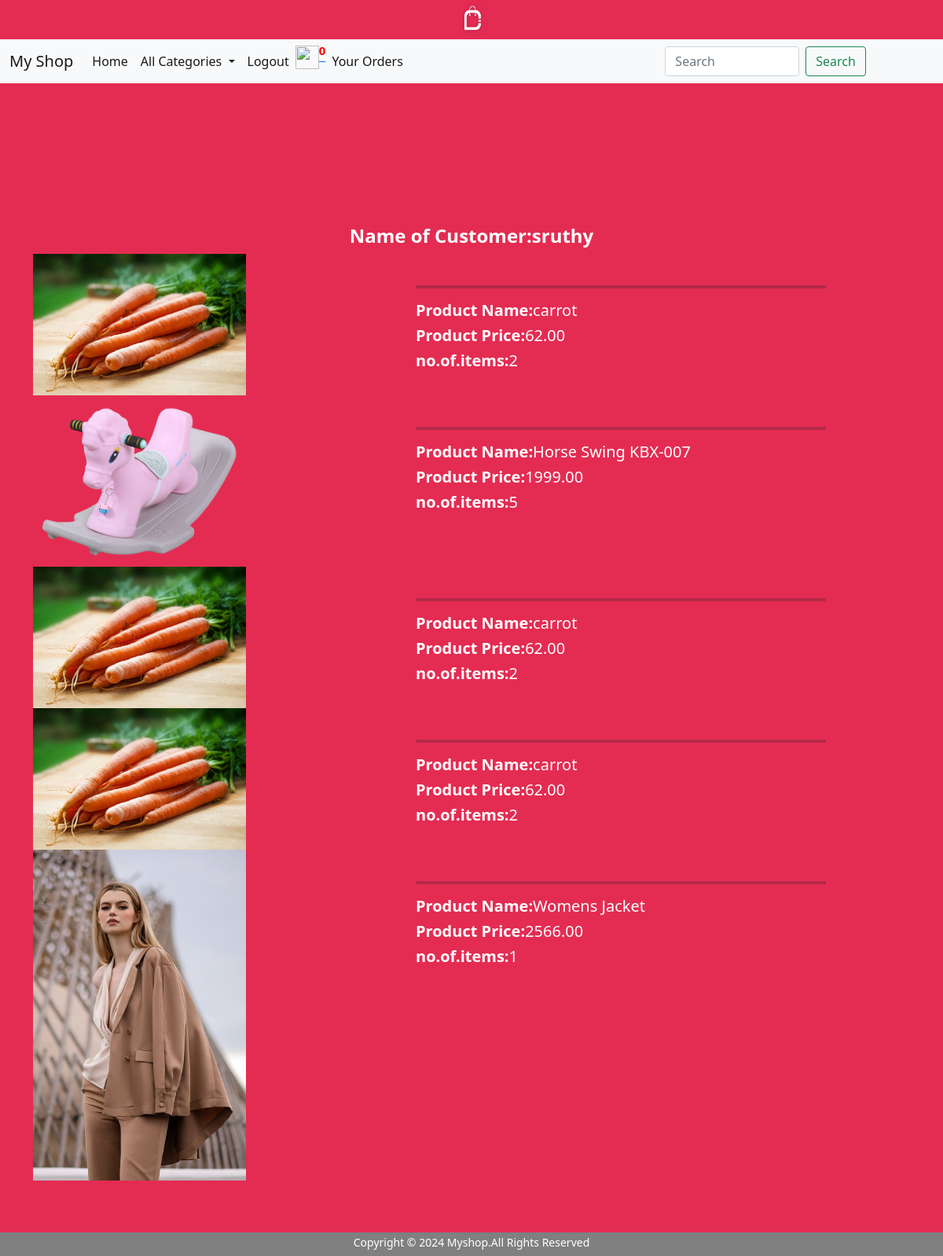
Page /cart/orderview/ (signed in) on the committed database.
### cart/models.py (models this page shows, shortened)
class Order_table(models.Model):
    product=models.ForeignKey(Product,on_delete=models.CASCADE)
    user=models.ForeignKey(User,on_delete=models.CASCADE)
    no_of_items=models.IntegerField()
    phone=models.CharField(max_length=30)
    address=models.TextField()
    pin=models.CharField(max_length=30)
    ordered_date=models.DateTimeField(auto_now_add=True)
    order_id=models.CharField(max_length=100,blank=True)
    payment_status=models.CharField(default="pending",max_length=30)
    delivery_status = models.CharField(default="pending", max_length=30)

### shop/models.py (models this page shows, shortened)
class Product(models.Model):
    name=models.CharField(max_length=20)
    description=models.TextField()
    image=models.ImageField(upload_to='products',null=True,blank=True)
    price=models.DecimalField(max_digits=10,decimal_places=2)
    stock=models.IntegerField()
    available=models.BooleanField(default=True)
    created=models.DateTimeField(auto_now_add=True)  #one time
    updated=models.DateTimeField(auto_now=True)  #change every time we update record
    category=models.ForeignKey(Category,on_delete=models.CASCADE)

### cart/views.py (the view)
# urls.py: path('orderview/', views.orderview, name='orderview'),
@login_required
def orderview(request):
    u=request.user
    orders=Order_table.objects.filter(user=u,payment_status="paid")
    return render(request,'orderview.html',{'orders':orders,'u':u.username})

### cart/context_processors.py (called while the page is built)
def total(request):
    u = request.user
    count=0
    if request.user.is_authenticated:
        try:
            item=Cart.objects.filter(user=u)
            count=item.count()
            print(count)
        except:
            count=0
    return {'count':count}

### shop/context_processors.py (called while the page is built)
def links(request):
    c=Category.objects.all()
    return {'links':c}

### templates/orderview.html
<!DOCTYPE html>
{% extends 'base.html' %}
{% load static %}
{% block content  %}
<div class="container">
    <div class="row" style="margin-top:180px;">
        <h4 class="text-center fw-bold">Name of Customer:{{u}}</h4>
        {% for i in orders %}
        <div class="col-5">
            <img src="{{i.product.image.url}}" width="60%">
        </div>
        <div class="col-6 p-4" style="align-item:center;">
            <hr class="w-100 border border-2 border-dark mx-auto">
            <h5><b>Product Name:</b>{{i.product.name}}</h5>
            <h5><b>Product Price:</b>{{i.product.price}}</h5>
            <h5><b>no.of.items:</b>{{i.no_of_items}}</h5>
        </div>
        {% endfor %}
    </div>
</div>
{% endblock %}

### templates/base.html (shortened to what this page needs)
<!DOCTYPE html>
{% load static %}
<html lang="en">
<head>
    <link href="https://cdn.jsdelivr.net/npm/bootstrap@5.0.2/dist/css/bootstrap.min.css" rel="stylesheet">
    <link rel="stylesheet" href="https://cdnjs.cloudflare.com/ajax/libs/font-awesome/4.7.0/css/font-awesome.min.css">
    <link rel="stylesheet" href="{% static 'css/style.css' %}">
</head>
<body style="background-color:#e42c52;color:white;">
<center><img src="media/images/logo.jpg" height="50px" width="60px"></center>
<nav class="navbar navbar-expand-lg navbar-light bg-light">
  <div class="container-fluid">
    <a class="navbar-brand" href="#">My Shop</a>
    <div class="collapse navbar-collapse" id="navbarSupportedContent">
      <ul class="navbar-nav me-auto mb-2 mb-lg-0">
        <li class="nav-item">
          <a class="nav-link active" aria-current="page" href="#">Home</a>
        </li>
        <li class="nav-item dropdown">
          <a class="nav-link active dropdown-toggle" href="#" id="navbarDropdown" role="button" data-bs-toggle="dropdown" aria-expanded="true">
            All Categories
          </a>
           </li>
          {% if user.is_authenticated %}
          <li class="nav-item">
              <a class="nav-link active fs-6" aria-current="page" href="{% url 'logout' %}">Logout</a>
          </li>
          {% if user.is_superuser != True %}
          <li class="nav-item">
              <a href="{% url 'cart:cart_view' %}" style="..."><img src="{% static 'image/cart.png' %}" width="30px" height="30px"><sup class="fw-bold" style="color:red;font-size:15px;text-decoration:none;">{{count}}</sup></a>
          </li>
          <li class="nav-item">
            <a class="nav-link active fs-6" aria-current="page" href="{% url 'cart:orderview' %}">Your Orders</a>
          </li>
          {% endif %}
          {% endif %}
      </ul>
        <form class="d-flex" method="post" action="{% url 'search:search_products' %}">
        <input class="form-control me-2" type="search" name="q" placeholder="Search" aria-label="Search">
        <button class="btn btn-outline-success fa-solid fa-magnifying-glass" type="submit">Search</button>
        </form>
    </div>
  </div>
</nav>
{% block content %}
{% endblock %}
<br><br><br><br>
<div>
    <footer style="background-color:grey;text-align:center;position:fixed;width:100%;height:30px;left:0;bottom:0px;">
        <small>Copyright &copy; 2024 Myshop.All Rights Reserved</small>
    </footer>
</div>
</body>
</html>

### static/css/style.css (style rules this page uses)
.form-control { width: 50% !important; }
footer { background-color:grey; text-align:center; bottom:0px; left:0; height:40px; width:100%; position:fixed; }

### rows in the picture
Order_table: product.image (picture), product.name "carrot", product.price "62.00", no_of_items "2"
Order_table: product.image (picture), product.name "Horse Swing KBX-007", product.price "1999.00", no_of_items "5"
Order_table: product.image (picture), product.name "carrot", product.price "62.00", no_of_items "2"
Order_table: product.image (picture), product.name "carrot", product.price "62.00", no_of_items "2"
Order_table: product.image (picture), product.name "Womens Jacket", product.price "2566.00", no_of_items "1"

### other values in the picture
{{ count }} "0"
{{ u }} "sruthy"
